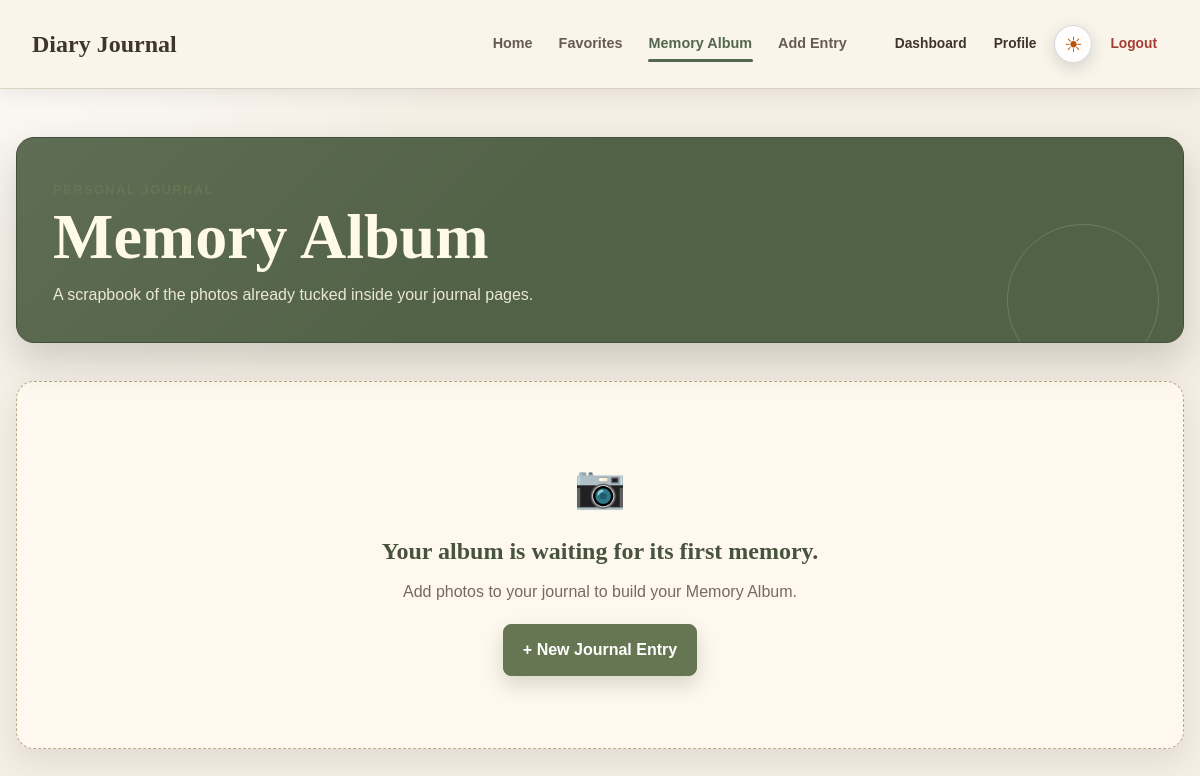
The app's page /modules/diary/memory_album.php (signed in), older data.
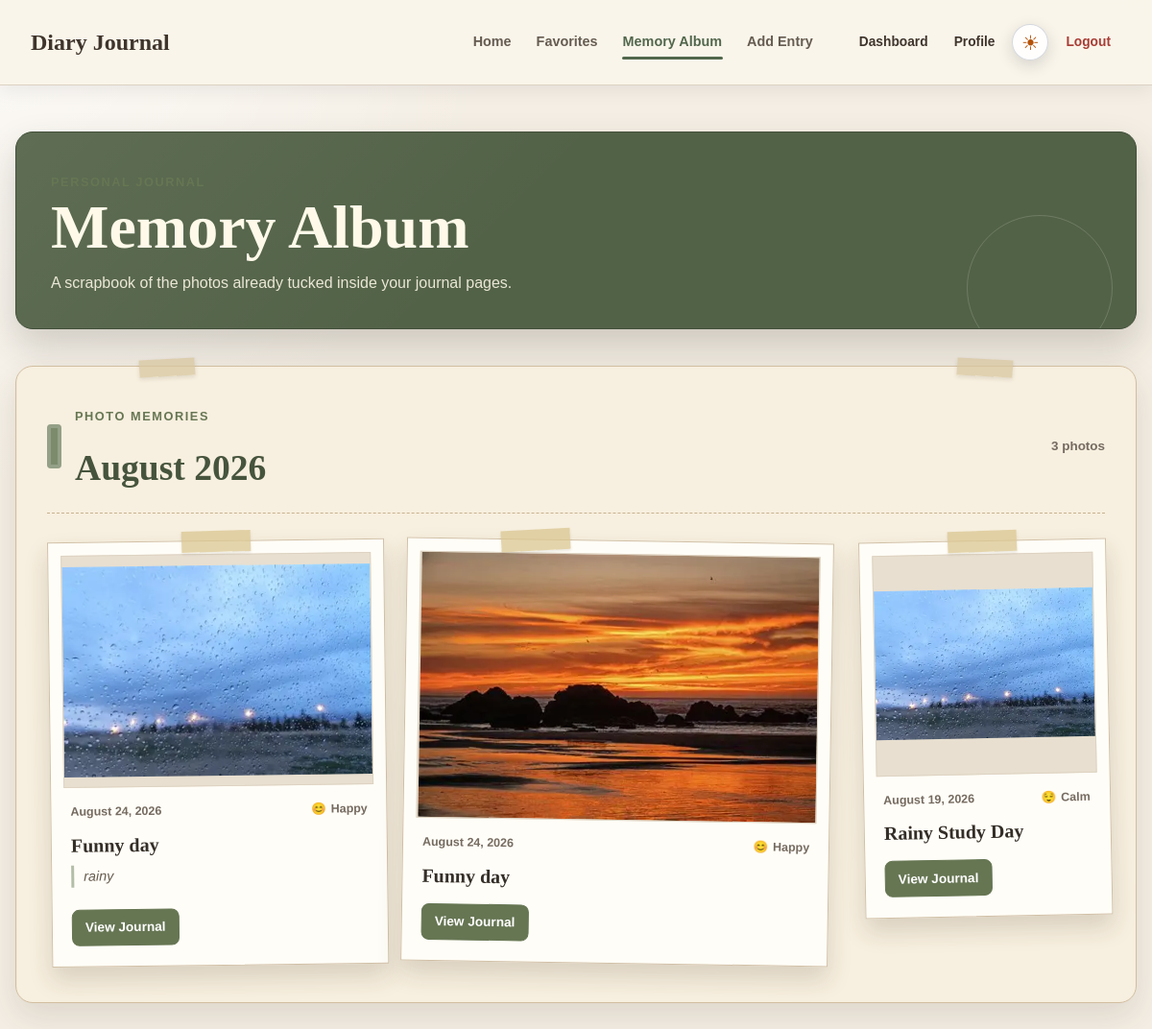
The same page, newer data.
### tables this page shows
CREATE TABLE `diary_entries` (
  `diary_id` int(11) NOT NULL,
  `user_id` int(11) NOT NULL,
  `title` varchar(150) NOT NULL,
  `content` text NOT NULL,
  `mood` varchar(30) NOT NULL,
  `weather` varchar(20) DEFAULT NULL,
  `entry_date` date NOT NULL,
  `created_at` timestamp NOT NULL DEFAULT current_timestamp(),
  `updated_at` timestamp NOT NULL DEFAULT current_timestamp() ON UPDATE current_timestamp(),
  `is_favorite` tinyint(1) NOT NULL DEFAULT 0
);

### modules/diary/memory_album.php (the view, shortened to what the rows shown need)
<?php
require_once __DIR__ . '/../../includes/session_check.php';
require_once __DIR__ . '/../../includes/shared_navbar.php';
require_once __DIR__ . '/../../config/database.php';
require_once __DIR__ . '/diary_model.php';
require_once __DIR__ . '/diary_memory_album.php';
$memory_album_context = diaryNavigationBuildReturnTo('memory_album.php');
$entries = getDiaryEntriesForUser($conn, $logged_in_user_id);
$load_error = $entries === false;
$album_photos = diaryMemoryAlbumExtractPhotos(
    $entries,
    $logged_in_user_id,
    true
);
$photos_by_month = diaryMemoryAlbumGroupPhotosByMonth($album_photos);
$diary_css_version = filemtime(__DIR__ . '/../../assets/css/diary.css');
function memoryAlbumEscape($value) {
    return htmlspecialchars((string) $value, ENT_QUOTES, 'UTF-8');
}
function memoryAlbumDisplayDate($entry_date) {
    $date = DateTimeImmutable::createFromFormat('!Y-m-d', (string) $entry_date);
    return $date && $date->format('Y-m-d') === $entry_date
        ? $date->format('F j, Y')
        : (string) $entry_date;
}
function memoryAlbumMonthHeading($month_key) {
    $date = DateTimeImmutable::createFromFormat('!Y-m', (string) $month_key);
    return $date && $date->format('Y-m') === $month_key
        ? $date->format('F Y')
        : (string) $month_key;
}
function memoryAlbumMoodEmoji($mood) {
    $icons = array(
        'Happy' => '😊',
        'Calm' => '😌',
        'Neutral' => '😐',
        'Sad' => '😢',
        'Stressed' => '😣'
    );
    return isset($icons[$mood]) ? $icons[$mood] : '📝';
}
?>
<!DOCTYPE html>
<html lang="en">
<head>
    <link rel="stylesheet" href="../../assets/css/theme.css">
    <link rel="stylesheet" href="../../assets/css/diary.css?v=<?php echo rawurlencode((string) $diary_css_version); ?>">
</head>
<body class="diary-page diary-memory-album-page">
    <main class="diary-container diary-memory-album-container">
        <header class="diary-list-header diary-memory-album-hero">
            <div class="diary-title-group">
                <h1>Memory Album</h1>
            </div>
        </header>
        <?php if ($load_error): ?>
            <div class="diary-alert diary-alert-error" role="alert">
                Your Memory Album could not be loaded right now. Please try again later.
            </div>
        <?php elseif (empty($photos_by_month)): ?>
            <section class="diary-memory-album-empty" aria-labelledby="memory-album-empty-heading">
                <h2 id="memory-album-empty-heading">Your album is waiting for its first memory.</h2>
            </section>
        <?php else: ?>
            <?php $album_card_index = 0; ?>
            <div class="diary-memory-album-groups">
                <?php foreach ($photos_by_month as $month_key => $month_photos): ?>
                    <?php $month_heading_id = 'memory-album-month-' . str_replace('-', '', $month_key); ?>
                    <section class="diary-memory-album-month" aria-labelledby="<?php echo memoryAlbumEscape($month_heading_id); ?>">
                        <header class="diary-memory-album-month-heading">
                            <span class="diary-memory-album-month-tab" aria-hidden="true"></span>
                            <div>
                                <p class="diary-eyebrow">Photo Memories</p>
                                <h2 id="<?php echo memoryAlbumEscape($month_heading_id); ?>">
                                    <?php echo memoryAlbumEscape(memoryAlbumMonthHeading($month_key)); ?>
                                </h2>
                            </div>
                            <p><?php echo memoryAlbumEscape(count($month_photos)); ?> <?php echo count($month_photos) === 1 ? 'photo' : 'photos'; ?></p>
                        </header>
                        <div class="diary-memory-album-grid">
                            <?php foreach ($month_photos as $photo): ?>
                                <?php
                                $variation = ($album_card_index % 6) + 1;
                                $album_card_index++;
                                $photo_alt = $photo['caption'] !== ''
                                    ? $photo['caption']
                                    : 'Photo from ' . $photo['title'];
                                ?>
                                <article class="diary-memory-photo-card diary-memory-photo-card--<?php echo memoryAlbumEscape($variation); ?>">
                                    <span class="diary-memory-photo-tape" aria-hidden="true"></span>
                                    <div class="diary-memory-photo-frame">
                                        <img
                                            src="<?php echo memoryAlbumEscape($photo['image_path']); ?>"
                                            alt="<?php echo memoryAlbumEscape($photo_alt); ?>"
                                            loading="lazy"
                                            decoding="async"
                                        >
                                    </div>
                                    <div class="diary-memory-photo-details">
                                        <div class="diary-memory-photo-meta">
                                            <time datetime="<?php echo memoryAlbumEscape($photo['entry_date']); ?>">
                                                <?php echo memoryAlbumEscape(memoryAlbumDisplayDate($photo['entry_date'])); ?>
                                            </time>
                                            <span>
                                                <span aria-hidden="true"><?php echo memoryAlbumEscape(memoryAlbumMoodEmoji($photo['mood'])); ?></span>
                                                <?php echo memoryAlbumEscape($photo['mood']); ?>
                                            </span>
                                        </div>
                                        <h3><?php echo memoryAlbumEscape($photo['title']); ?></h3>
                                        <?php if ($photo['caption'] !== ''): ?>
                                            <p class="diary-memory-photo-caption"><?php echo memoryAlbumEscape($photo['caption']); ?></p>
                                        <?php endif; ?>
                                        <a class="diary-action-button diary-action-primary" href="<?php echo memoryAlbumEscape(diaryNavigationViewUrl($photo['diary_id'], $memory_album_context)); ?>">
                                            View Journal
                                        </a>
                                    </div>
                                </article>
                            <?php endforeach; ?>
                        </div>
                    </section>
                <?php endforeach; ?>
            </div>
        <?php endif; ?>
    </main>
</body>
</html>

Row changes from the older to the newer data that the page shows:
added diary_entries: entry_date "August 2026", month_photos "3", entry_date "August 19, 2026", mood "😌", mood "Calm", title "Rainy Study Day"
added diary_entries: entry_date "August 24, 2026", mood "😊", mood "Happy", title "Funny day", caption "rainy", shows a picture, shown under "August 2026"
Text that changed along with them:
text no longer shown: "📷 Your album is waiting for its first memory. Add photos to your journal to build your Memory Album. + New Journal Entry"
